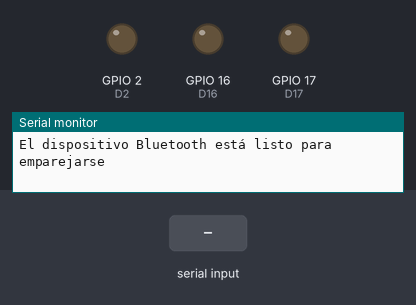
The sketch below on a simulated ESP32. Parts: output pins drawn as LEDs (lit = HIGH), the last lines printed to the serial monitor. The test bench sets the inputs (shaded band). Nothing arrives over Bluetooth unless stated; pins used as bus, display or sensor lines are not drawn.

Above: at 1.2 s.
1.3 s: "F" received over the second serial link
At 1.9 s:
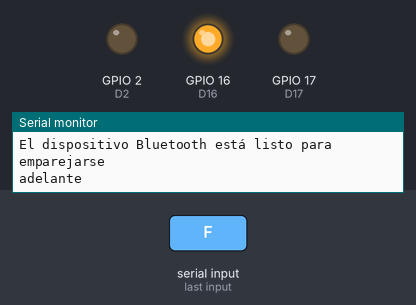
2.8 s: "B" received over the second serial link
At 3.3 s:
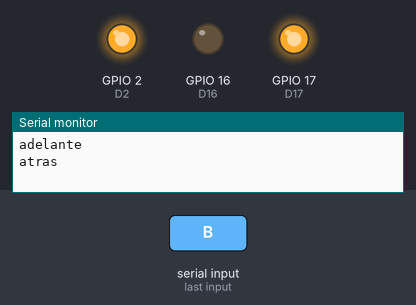
4.3 s: "L" received over the second serial link
At 5.3 s:
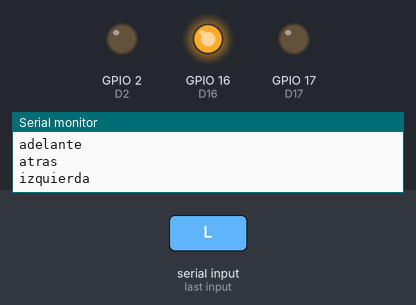
Timing chart, 0 to 7.3 s (numbered marks = the images above; inputs shaded):
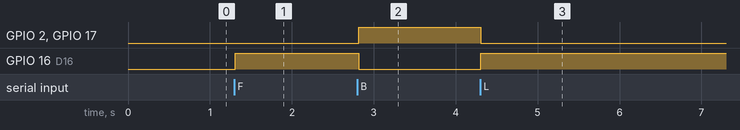

The sketch:

sketch_aug30a.ino
```cpp
#include "BluetoothSerial.h"
BluetoothSerial BT; // Objeto Bluetooth

const int D2 = 2;
const int D4 = 4;
const int D16 = 16;
const int D17 = 17;

int incoming = 0;

void setup() {
  Serial.begin(9600); // Inicialización de la conexión en serie para la depuración
  BT.begin("Carro robot 1.0"); // Nombre de su dispositivo Bluetooth y en modo esclavo
  Serial.println("El dispositivo Bluetooth está listo para emparejarse");
  pinMode(D2, OUTPUT);
  pinMode(D4, OUTPUT);
  pinMode(D16, OUTPUT);
  pinMode(D17, OUTPUT);
}

void loop() {
  if (BT.available()) // Compruebe si recibimos algo de Bluetooth
  {
    incoming = BT.read(); // Lee lo que recibimos
    switch (incoming){
      case 70:
        adelante();
        break;
      case 66:
        atras();
        break;
      case 76:
        izquierda();
        break;
      case 82:
        derecha();
        break;
      case 48:
        frenar();
        break;

    }

  }
  delay(20);
}

void izquierda(){
  Serial.println("izquierda");
  digitalWrite(D16, HIGH);
  digitalWrite(D4, LOW);
  digitalWrite(D2, LOW);
  digitalWrite(D17, LOW);
}
void derecha(){
  Serial.println("derecha");
  digitalWrite(D4, HIGH);
  digitalWrite(D16, LOW);
  digitalWrite(D2, LOW);
  digitalWrite(D17, LOW);
}
void adelante(){
  digitalWrite(D4, HIGH);
  digitalWrite(D16, HIGH);
  digitalWrite(D2, LOW);
  digitalWrite(D17, LOW);
  Serial.println("adelante");
}
void atras(){
  digitalWrite(D4, LOW);
  digitalWrite(D16, LOW);
  digitalWrite(D2, HIGH);
  digitalWrite(D17, HIGH);
  Serial.println("atras");
}

void frenar(){
Serial.println("frenar");
  digitalWrite(D4, LOW);
  digitalWrite(D16, LOW);
  digitalWrite(D2, LOW);
  digitalWrite(D17, LOW);
}
```

Measured:
- after the input at 1.3 s, GPIO 16 (D16): LOW → HIGH at once
- after the input at 2.8 s, GPIO 2 (D2), GPIO 17 (D17): LOW → HIGH at once; GPIO 16 (D16): HIGH → LOW at once
- after the input at 4.3 s, GPIO 2 (D2), GPIO 17 (D17): HIGH → LOW at once; GPIO 16 (D16): LOW → HIGH at once
